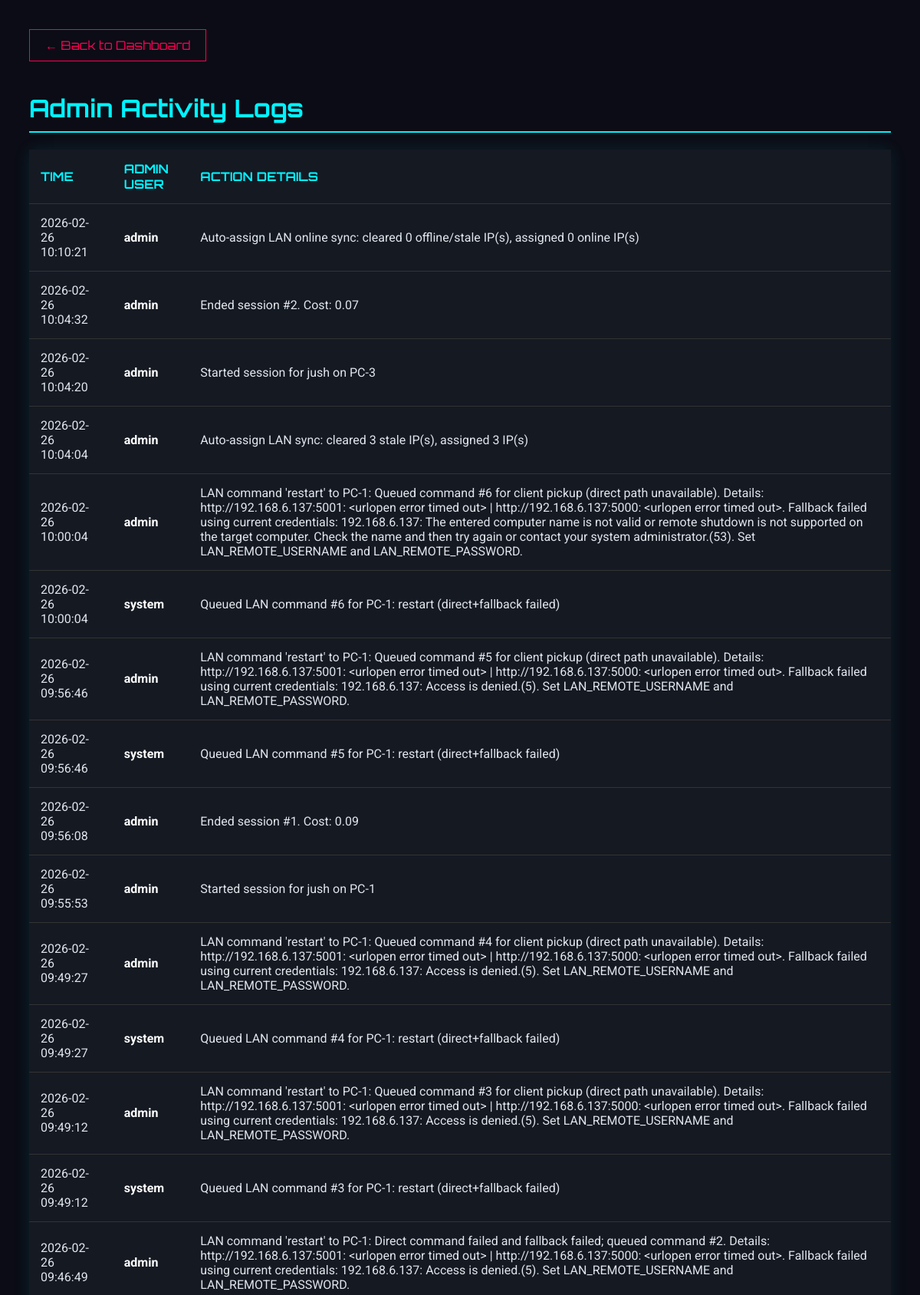
The app's page /logs (signed in, upper part) with its own data.
### app.py (models this page shows)
class AdminLog(db.Model):
    id = db.Column(db.Integer, primary_key=True)
    admin_name = db.Column(db.String(80))
    action = db.Column(db.String(255))
    timestamp = db.Column(db.DateTime, default=datetime.now)

### app.py (the view)
@app.route('/logs')
@login_required
def view_logs():
    if not current_user.is_admin: return redirect(url_for('index'))
    logs = AdminLog.query.order_by(AdminLog.timestamp.desc()).all()
    return render_template('logs.html', logs=logs)

### app.py (called while the page is built)
@login_manager.user_loader
def load_user(user_id):
    return db.session.get(User, int(user_id))

@app.before_request
def bootstrap_schema():
    if not getattr(app, "_schema_ready", False):
        db.create_all()
        ensure_pc_lan_ip_column()
        app._schema_ready = True

### templates/logs.html (shortened to what this page needs)
<!DOCTYPE html>
<html lang="en">
<head>
</head>
<body>
    <a href="/" class="back-btn">← Back to Dashboard</a>
    <h1>Admin Activity Logs</h1>
    <table>
        <thead>
            <tr>
                <th>Time</th>
                <th>Admin User</th>
                <th>Action Details</th>
            </tr>
        </thead>
        <tbody>
            {% for log in logs %}
            <tr>
                <td>{{ log.timestamp.strftime('%Y-%m-%d %H:%M:%S') }}</td>
                <td style="font-weight: bold; color: white;">{{ log.admin_name }}</td>
                <td>{{ log.action }}</td>
            </tr>
            {% else %}
            <tr>
                <td colspan="3" style="text-align:center; color:#666;">No logs found.</td>
            </tr>
            {% endfor %}
        </tbody>
    </table>
</body>
</html>

### templates/logs.html (style rules this page uses)
body { background-color: #0b0c15; color: #e0e6ed; font-family: 'Roboto', sans-serif; padding: 30px; }
h1 { font-family: 'Orbitron', sans-serif; color: #00f3ff; border-bottom: 2px solid #00f3ff; padding-bottom: 10px; }
table { width: 100%; border-collapse: collapse; background: #151922; margin-top: 20px; box-shadow: 0 0 20px rgba(0, 243, 255, 0.1); }
th, td { padding: 15px; text-align: left; border-bottom: 1px solid #333; }
th { color: #00f3ff; text-transform: uppercase; font-family: 'Orbitron', sans-serif; }
.back-btn { display: inline-block; margin-bottom: 20px; color: #ff0055; text-decoration: none; border: 1px solid #ff0055; padding: 10px 20px; font-family: 'Orbitron', sans-serif; }

### records on screen
AdminLog: timestamp "2026-02-26 10:10:21", admin_name "admin", action "Auto-assign LAN online sync: cleared 0 offline/stale IP(s), assigned 0 online IP(s)"
AdminLog: timestamp "2026-02-26 10:04:32", admin_name "admin", action "Ended session #2. Cost: 0.07"
AdminLog: timestamp "2026-02-26 10:04:20", admin_name "admin", action "Started session for jush on PC-3"
AdminLog: timestamp "2026-02-26 10:04:04", admin_name "admin", action "Auto-assign LAN sync: cleared 3 stale IP(s), assigned 3 IP(s)"
AdminLog: timestamp "2026-02-26 10:00:04", admin_name "admin", action "LAN command 'restart' to PC-1: Queued command #6 for client pickup (direct path unavailable). Details: http://192.168.6.137:5001: <urlopen error timed out> | http://192.168.6.137:5000: <urlopen error timed out>. Fallback failed using current credentials: 192.168.6.137: The entered computer name is not valid or remote shutdown is not supported on the target computer. Check the name and then try again or contact your system administrator.(53). Set LAN_REMOTE_USERNAME and LAN_REMOTE_PASSWORD."
AdminLog: timestamp "2026-02-26 10:00:04", admin_name "system", action "Queued LAN command #6 for PC-1: restart (direct+fallback failed)"
AdminLog: timestamp "2026-02-26 09:56:46", admin_name "admin", action "LAN command 'restart' to PC-1: Queued command #5 for client pickup (direct path unavailable). Details: http://192.168.6.137:5001: <urlopen error timed out> | http://192.168.6.137:5000: <urlopen error timed out>. Fallback failed using current credentials: 192.168.6.137: Access is denied.(5). Set LAN_REMOTE_USERNAME and LAN_REMOTE_PASSWORD."
AdminLog: timestamp "2026-02-26 09:56:46", admin_name "system", action "Queued LAN command #5 for PC-1: restart (direct+fallback failed)"
AdminLog: timestamp "2026-02-26 09:56:08", admin_name "admin", action "Ended session #1. Cost: 0.09"
AdminLog: timestamp "2026-02-26 09:55:53", admin_name "admin", action "Started session for jush on PC-1"
AdminLog: timestamp "2026-02-26 09:49:27", admin_name "admin", action "LAN command 'restart' to PC-1: Queued command #4 for client pickup (direct path unavailable). Details: http://192.168.6.137:5001: <urlopen error timed out> | http://192.168.6.137:5000: <urlopen error timed out>. Fallback failed using current credentials: 192.168.6.137: Access is denied.(5). Set LAN_REMOTE_USERNAME and LAN_REMOTE_PASSWORD."
AdminLog: timestamp "2026-02-26 09:49:27", admin_name "system", action "Queued LAN command #4 for PC-1: restart (direct+fallback failed)"
AdminLog: timestamp "2026-02-26 09:49:12", admin_name "admin", action "LAN command 'restart' to PC-1: Queued command #3 for client pickup (direct path unavailable). Details: http://192.168.6.137:5001: <urlopen error timed out> | http://192.168.6.137:5000: <urlopen error timed out>. Fallback failed using current credentials: 192.168.6.137: Access is denied.(5). Set LAN_REMOTE_USERNAME and LAN_REMOTE_PASSWORD."
AdminLog: timestamp "2026-02-26 09:49:12", admin_name "system", action "Queued LAN command #3 for PC-1: restart (direct+fallback failed)"
AdminLog: timestamp "2026-02-26 09:46:49", admin_name "admin", action "LAN command 'restart' to PC-1: Direct command failed and fallback failed; queued command #2. Details: http://192.168.6.137:5001: <urlopen error timed out> | http://192.168.6.137:5000: <urlopen error timed out>. Fallback failed using current credentials: 192.168.6.137: Access is denied.(5). Set LAN_REMOTE_USERNAME and LAN_REMOTE_PASSWORD."
